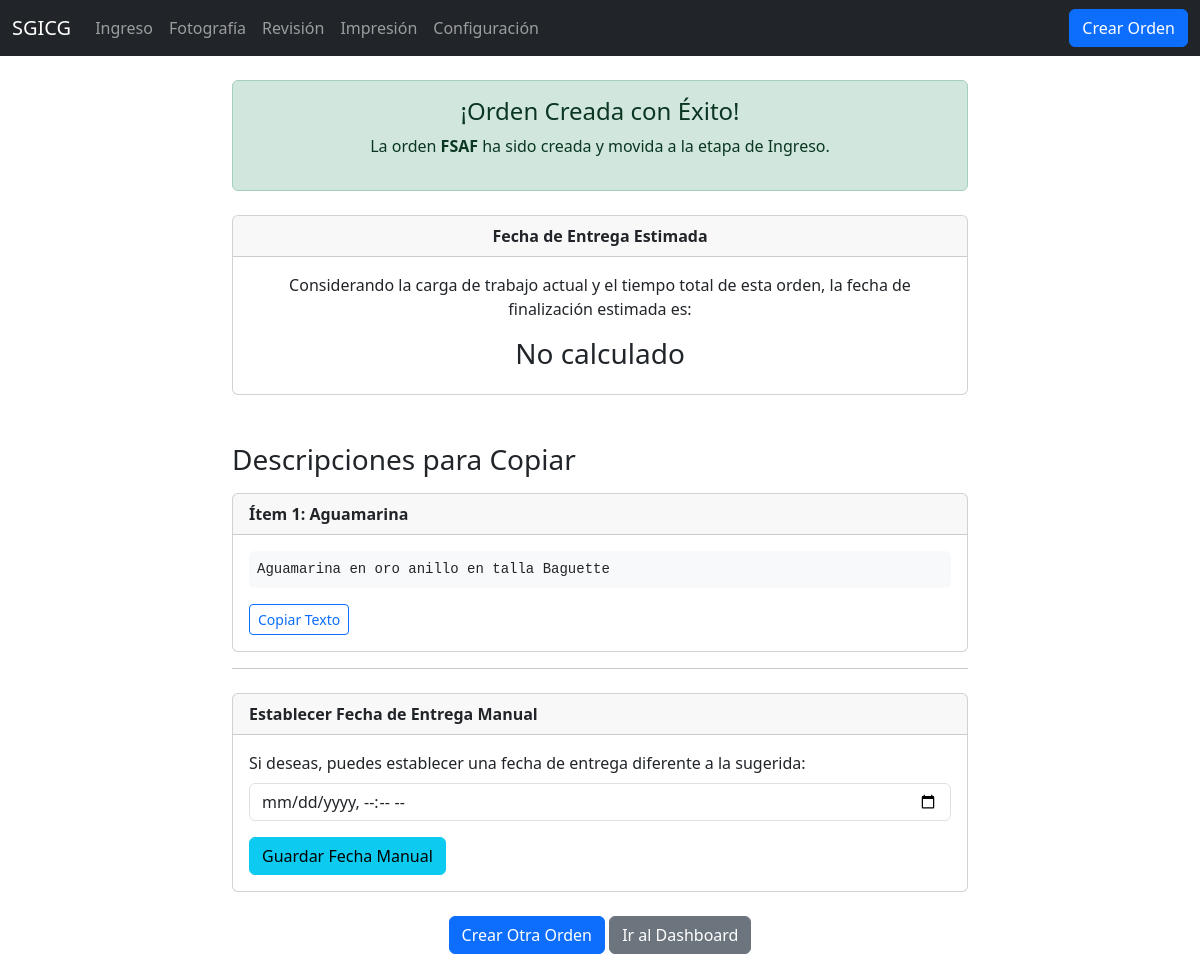
The app's page /orden/creada/1/ with its own data.
### certificacion/models.py (models this page shows, shortened)
class Orden(models.Model):
    ETAPAS = [
        ('INGRESO', 'Ingreso'),
        ('FOTOGRAFIA', 'Fotografía'),
        ('REVISION', 'Revisión'),
        ('IMPRESION', 'Impresión'),
        ('FINALIZADA', 'Finalizada')
    ]
    numero_orden_facturacion = models.CharField(
        max_length=100,
        unique=True,
        verbose_name="Número de Orden (Facturación)",
        db_index=True
    )
    estado_actual = models.CharField(
        max_length=20,
        choices=ETAPAS,
        default='INGRESO',
        db_index=True
    )
    fecha_creacion = models.DateTimeField(auto_now_add=True, db_index=True)
    fecha_cierre = models.DateTimeField(blank=True, null=True)
    class Meta:
        ordering = ['-fecha_creacion']
        indexes = [
            models.Index(fields=['estado_actual', 'fecha_creacion']),
        ]
    def get_progreso_porcentaje(self):
        etapas = ['INGRESO', 'FOTOGRAFIA', 'REVISION', 'IMPRESION', 'FINALIZADA']
        try:
            indice_actual = etapas.index(self.estado_actual)
            return (indice_actual / (len(etapas) - 1)) * 100
        except ValueError:
            return 0
    def tiene_items_retrasados(self):
        return self.items.filter(
            fecha_limite_etapa__lt=timezone.now()
        ).exists()

class Item(models.Model):
    TIPO_CERT_CHOICES = [
        ('GC_SENCILLA', 'GC Sencilla'),
        ('GC_COMPLETA', 'GC Completa'),
        ('ESCRITO', 'Escrito'),
        ('DIAMANTE', 'Diamante')
    ]
    QUE_ES_CHOICES = [
        ('JOYA', 'Joya'),
        ('LOTE', 'Lote de Gemas'),
        ('PIEDRA', 'Piedra(s) Suelta(s)'),
        ('VERBAL_A_GC', 'Verbal a GC'),
        ('REIMPRESION', 'Reimpresión')
    ]
    TIPO_JOYA_CHOICES = [
        ('ANILLO', 'Anillo'),
        ('DIJE', 'Dije'),
        ('TOPOS', 'Topos'),
        ('PULSERA', 'Pulsera'),
        ('PULSERA_TENIS', 'Pulsera Tenis'),
        ('SET', 'Set')
    ]
    METAL_CHOICES = [
        ('ORO', 'Oro'),
        ('ORO_AMARILLO', 'Oro Amarillo'),
        ('ORO_ROSA', 'Oro Rosa'),
        ('PLATA', 'Plata'),
        ('BLANCO', 'Blanco'),
        ('ROSA', 'Rosa'),
        ('NEGRO', 'Negro')
    ]
    orden = models.ForeignKey(Orden, related_name='items', on_delete=models.CASCADE)
    numero_item = models.PositiveIntegerField()
    fecha_limite_etapa = models.DateTimeField(blank=True, null=True, db_index=True)
    tipo_certificado = models.CharField(
        max_length=15,
        choices=TIPO_CERT_CHOICES,
        default='GC_SENCILLA'
    )
    que_es = models.CharField(max_length=15, choices=QUE_ES_CHOICES, default='JOYA')
    codigo_referencia = models.CharField(max_length=100, blank=True, null=True)
    tipo_joya = models.CharField(
        max_length=15,
        choices=TIPO_JOYA_CHOICES,
        blank=True,
        null=True
    )
    metal = models.CharField(max_length=15, choices=METAL_CHOICES, blank=True, null=True)
    cantidad_gemas = models.PositiveIntegerField(blank=True, null=True, default=1)
    componentes_set = models.CharField(max_length=255, blank=True, null=True)
    gema_principal = models.CharField(max_length=100, blank=True, null=True)
    forma_gema = models.CharField(max_length=100, default='Ninguno')
    peso_gema = models.DecimalField(
        max_digits=7,
        decimal_places=2,
        blank=True,
        null=True
    )
    comentarios = models.TextField(blank=True, null=True)
    nombre_excel = models.CharField(max_length=255, blank=True, null=True)
    qr_cargado = models.ImageField(upload_to=get_qr_upload_path, blank=True, null=True)
    texto_para_copiar = models.TextField(blank=True, null=True, help_text="Texto formateado con todos los datos del ítem")
    class Meta:
        ordering = ['numero_item']
        unique_together = ['orden', 'numero_item']
        indexes = [
            models.Index(fields=['orden', 'fecha_limite_etapa']),
        ]
    @property
    def descripcion_texto(self):
        if self.que_es in ['VERBAL_A_GC', 'REIMPRESION']:
            que_es_display = {
                'VERBAL_A_GC': 'Verbal a GC',
                'REIMPRESION': 'Reimpresión'
            }
            return f"{que_es_display.get(self.que_es, self.que_es)} - Código: {self.codigo_referencia or 'N/A'}"
        partes = []
        if self.gema_principal:
            gema = self.gema_principal
            if self.que_es == 'LOTE' and self.cantidad_gemas and self.cantidad_gemas > 1:
                if gema.lower().endswith(('a', 'e', 'i', 'o', 'u', 'á', 'é', 'í', 'ó', 'ú')):
                    gema = gema.lower() + "s"
                else:
                    gema = gema.lower() + "es"
            else:
                gema = gema  # Mantener mayúscula inicial
            partes.append(gema)
        if self.que_es == 'JOYA':
            if self.metal:
                metal_display = {
                    'ORO': 'oro', 'ORO_AMARILLO': 'oro amarillo', 'ORO_ROSA': 'oro rosa',
                    'PLATA': 'plata', 'BLANCO': 'oro blanco', 'ROSA': 'oro rosa', 'NEGRO': 'oro negro'
                }
                metal_texto = metal_display.get(self.metal, self.metal.lower())
                partes.append(f"en {metal_texto}")
            if self.tipo_joya:
                tipo_joya_display = {
                    'ANILLO': 'anillo', 'DIJE': 'dije', 'TOPOS': 'topos',
                    'PULSERA': 'pulsera', 'PULSERA_TENIS': 'pulsera tenis', 'SET': 'set'
                }
                tipo_texto = tipo_joya_display.get(self.tipo_joya, self.tipo_joya.lower())
                if self.tipo_joya == 'SET' and self.componentes_set:
                    componentes = self.componentes_set.replace(',', ', ')
                    partes.append(f"{tipo_texto} ({componentes})")
                else:
                    partes.append(tipo_texto)
        if self.forma_gema and self.forma_gema != 'Ninguno':
            partes.append(f"en talla {self.forma_gema}")
        if self.peso_gema:
            partes.append(f"de {self.peso_gema} cts")
        texto_base = " ".join(partes)
        if self.comentarios:
            texto_base += f". {self.comentarios}"
        return texto_base

### certificacion/views.py (the view)
# urls.py: path('orden/creada/<int:orden_id>/', views.orden_creada_exito, name='orden_creada_exito'),
def orden_creada_exito(request, orden_id):
    try:
        orden = get_object_or_404(
            Orden.objects.prefetch_related('items'),
            id=orden_id
        )
        ultimo_item = orden.items.order_by('fecha_limite_etapa').last()
        form = ManualDateForm()
        context = {
            'orden': orden,
            'items_count': orden.items.count(),
            'fecha_limite': ultimo_item.fecha_limite_etapa if ultimo_item and ultimo_item.fecha_limite_etapa else None,
            'tiene_retrasados': orden.tiene_items_retrasados(),
            'progreso_porcentaje': orden.get_progreso_porcentaje(),
            'items': orden.items.all(),
            'form': form,
        }
        return render(request, 'orden_creada_exito.html', context)
    except Exception as e:
        logger.error(f"Error en vista orden creada {orden_id}: {str(e)}")
        messages.error(request, 'Error al mostrar los detalles de la orden.')
        return redirect('crear_orden')  # Redirigir de vuelta al formulario

### certificacion/forms.py
class ManualDateForm(forms.Form):
    fecha_entrega_manual = forms.DateTimeField(
        widget=forms.DateTimeInput(attrs={'type': 'datetime-local', 'class': 'form-control'}),
        label="Fecha de Entrega Manual"
    )

### templates/orden_creada_exito.html (shortened to what this page needs)
{% extends "base.html" %}
{% block content %}
<div class="row justify-content-center">
    <div class="col-md-8">
        <div class="alert alert-success text-center">
            <h4 class="alert-heading">¡Orden Creada con Éxito!</h4>
            <p>La orden <strong>{{ orden.numero_orden_facturacion }}</strong> ha sido creada y movida a la etapa de Ingreso.</p>
        </div>
        <div class="card text-center my-4">
    <div class="card-header">
        <strong>Fecha de Entrega Estimada</strong>
    </div>
    <div class="card-body">
        <p class="card-text">Considerando la carga de trabajo actual y el tiempo total de esta orden, la fecha de finalización estimada es:</p>
        <h3 class="card-title">
            {% if orden.items.last.fecha_limite_etapa %}
                {{ orden.items.last.fecha_limite_etapa|date:"l, d \d\e F \d\e Y \a \l\a\s H:i" }}
            {% else %}
                No calculado
            {% endif %}
        </h3>
    </div>
</div>
        <h3 class="mt-5 mb-3">Descripciones para Copiar</h3>
        {% for item in orden.items.all %}
            <div class="card mb-3">
                <div class="card-header">
                    <strong>Ítem {{ item.numero_item }}: {{ item.gema_principal }}</strong>
                </div>
                <div class="card-body">
                    <pre id="texto-item-{{ item.id }}" class="bg-light p-2 rounded">{{ item.descripcion_texto }}</pre>
                    <button class="btn btn-sm btn-outline-primary copy-btn" data-target-id="texto-item-{{ item.id }}">
                        Copiar Texto
                    </button>
                </div>
            </div>
        {% endfor %}
        <hr>
        <div class="card my-4">
            <div class="card-header">
                <strong>Establecer Fecha de Entrega Manual</strong>
            </div>
            <div class="card-body">
                <form method="post" action="{% url 'set_manual_date' orden.id %}">
                    <div class="mb-3">
                        <label for="id_fecha_entrega_manual" class="form-label">Si deseas, puedes establecer una fecha de entrega diferente a la sugerida:</label>
                        {{ form.fecha_entrega_manual }}
                    </div>
                    <button type="submit" class="btn btn-info">Guardar Fecha Manual</button>
                </form>
            </div>
        </div>
        <div class="text-center mt-4">
            <a href="{% url 'crear_orden' %}" class="btn btn-primary">Crear Otra Orden</a>
            <a href="{% url 'dashboard' %}" class="btn btn-secondary">Ir al Dashboard</a>
        </div>
    </div>
</div>
{% endblock %}

### records on screen
Orden: numero_orden_facturacion "FSAF"
Item: numero_item "1", gema_principal "Aguamarina", descripcion_texto "Aguamarina en oro anillo en talla Baguette"
